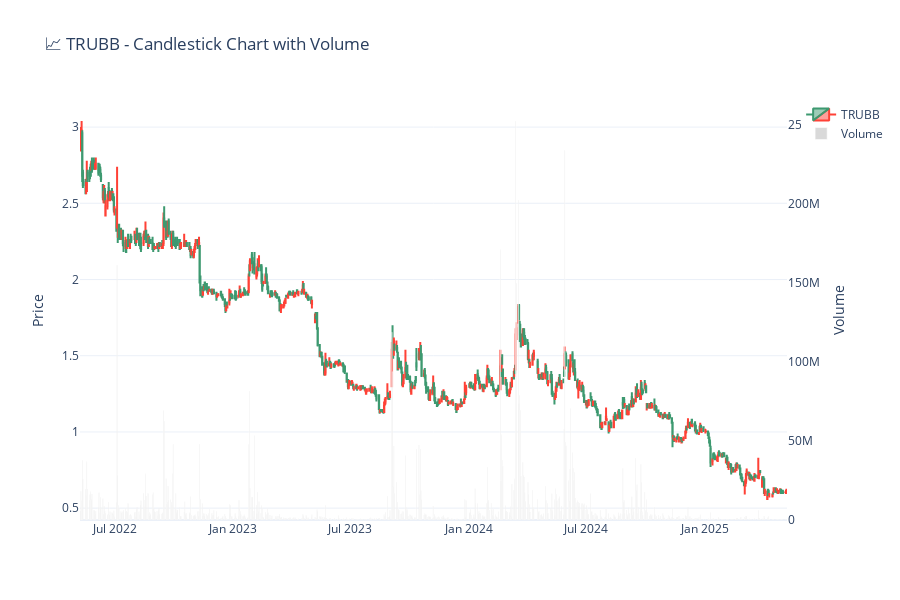

This figure's notebook cell:
### Code cell
import plotly.graph_objects as go

# ✅ สร้างกราฟ Candlestick
fig = go.Figure()

# 🔹 แท่งเทียนราคา
fig.add_trace(go.Candlestick(
    x=df['time'],
    open=df['open_price'],
    high=df['high_price'],
    low=df['low_price'],
    close=df['close_price'],
    name=stock
))

# 🔹 Volume bar (แถบปริมาณการซื้อขาย)
fig.add_trace(go.Bar(
    x=df['time'],
    y=df['volume'],
    marker_color='rgba(128,128,128,0.3)',
    yaxis='y2',
    name='Volume'
))

# ✅ ปรับ layout ให้เหมือน TradingView
fig.update_layout(
    title=f'📈 {stock} - Candlestick Chart with Volume',
    xaxis_rangeslider_visible=False,
    yaxis=dict(title='Price'),
    yaxis2=dict(
        title='Volume',
        overlaying='y',
        side='right',
        showgrid=False
    ),
    height=600,
    template='plotly_white'
)

fig.show()

### Figure 1 — Plotly figure (JSON) as saved in the notebook; plotly's stock layout.template omitted (floating-point values rounded to 4 significant figures; data arrays with more than 128 entries replaced by an {"elided": "..."} marker saying what was removed)
{"data": [{"close": {"elided": "731 float values"}, "high": {"elided": "731 float values"}, "low": {"elided": "731 float values"}, "name": "TRUBB", "open": {"elided": "731 float values"}, "type": "candlestick", "x": {"elided": "731 str values"}}, {"marker": {"color": "rgba(128,128,128,0.3)"}, "name": "Volume", "type": "bar", "x": {"elided": "731 str values"}, "y": {"elided": "731 float values"}, "yaxis": "y2"}], "layout": {"height": 600, "title": {"text": "📈 TRUBB - Candlestick Chart with Volume"}, "xaxis": {"rangeslider": {"visible": false}}, "yaxis": {"title": {"text": "Price"}}, "yaxis2": {"overlaying": "y", "showgrid": false, "side": "right", "title": {"text": "Volume"}}}}
